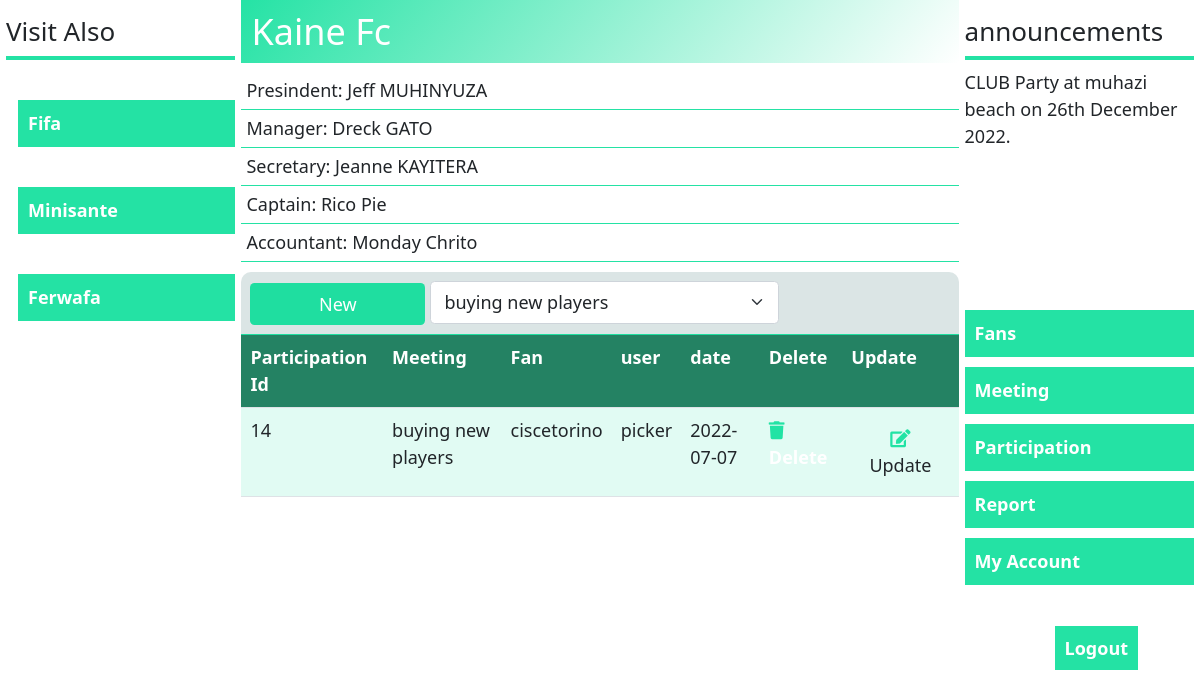
/paticipations.php (signed in), run on the app's committed database.
### tables this page shows
CREATE TABLE `participation` (
  `p_id` int(11) NOT NULL,
  `m_id` int(11) DEFAULT NULL,
  `f_id` int(11) DEFAULT NULL,
  `user_id` int(11) DEFAULT NULL,
  `date` date DEFAULT NULL
);

CREATE TABLE `meetings` (
  `m_id` int(11) NOT NULL,
  `purpose` text DEFAULT NULL,
  `location` varchar(255) DEFAULT NULL
);

CREATE TABLE `fans` (
  `f_id` int(11) NOT NULL,
  `f_name` varchar(255) DEFAULT NULL,
  `l_name` varchar(255) DEFAULT NULL,
  `age` int(11) DEFAULT NULL,
  `sex` varchar(255) DEFAULT NULL,
  `telephone` int(10) UNSIGNED ZEROFILL DEFAULT NULL
);

CREATE TABLE `users` (
  `user_id` int(11) NOT NULL,
  `u_name` varchar(255) DEFAULT NULL,
  `u_password` varchar(255) DEFAULT NULL
);

### paticipations.php (the view, shortened to what this page needs)
<?php
include('connection.php');
?>
<!DOCTYPE html>
<html lang="en">
<head>
    <link rel="stylesheet" href="bootstrap-5.0.2\bootstrap-5.0.2\dist\css\bootstrap.css">
   <link rel="stylesheet" href="mydesign.css">
   <link rel="stylesheet" href="fontawesome\font\css\all.min.css">
</head>
<body>
   <div class='flex-box'>
<div  class="flex-box-item left">
<div class='visit'>
<h2 class='hd-visit'>Visit Also</h2>
<ul>
    <li><a href="http://www.fifa.com">Fifa</a></li>
    <li><a href="http://www.Minisante.com">Minisante</a></li>
    <li><a href="http://www.Ferwafa.com">Ferwafa</a></li>
</ul>
</div>
</div>
<div  class="flex-box-item middle">
<h2 class='hd'>Kaine Fc</h2>
<div class="staff">
<div class='rows'>
    <span>Presindent: </span><span> Jeff MUHINYUZA</span>
</div>
<div class='rows'>
    <span>Manager: </span><span> Dreck GATO</span>
</div>
<div class='rows'>
    <span>Secretary: </span><span> Jeanne KAYITERA</span>
</div>
<div class='rows'>
    <span>Captain: </span><span> Rico Pie</span>
</div>
<div class='rows'>
    <span>Accountant: </span><span> Monday Chrito</span>
</div>
</div>
<div class="contents">
<div class='table-wrapper'>
<div class='table-hd p-2'>
    <button type='button' class= 'd-inline bg-green w-25 btn color-w' data-bs-target='#mymodal' data-bs-toggle='modal'>New</button>
    <select name="m_id" id="m_id" required class='form-select d-inline w-50' >
                            <?php
                            $result=mysqli_query($conn,"SELECT * from meetings");
                            while($row=mysqli_fetch_array($result)){
                                ?>
  <option value="<?php echo $row['m_id'] ?>"><?php echo $row['purpose'] ?></option>
                                <?php
                            }
                             ?>
                          </select>
</div>
<table class='table'>
	<tr class='hd-tr'>
          <th>Participation Id</th>
          <th>Meeting</th>
          <th>Fan</th>
          <th>user</th>
          <th>date</th>
          <th>Delete</th>
          <th>Update</th>
    </tr>
    <?php
    $result=mysqli_query($conn,"SELECT * from((participation INNER JOIN meetings on participation.m_id=meetings.m_id) INNER JOIN fans on participation.f_id=fans.f_id)");
   while($row=mysqli_fetch_array($result)){
    ?>
    <tr>
    <td><?php echo $row['p_id'] ?></td>
    <td><?php echo $row['purpose'] ?></td>
    <td><?php echo $row['f_name']."".$row['l_name'] ?></td>
    <td>
        <?php
         $user_id=$row['user_id'] ;
         $user_info=mysqli_fetch_array(mysqli_query($conn,"SELECT * from users where user_id='$user_id'"));
         echo $user_info['u_name'];
        ?>
    </td>
    <td><?php echo $row['date'] ?></td>
    <td><a class='delete' href="delete.php?p_id=<?php echo $row['p_id'] ?>" class='btn color-green'><i class='fa fa-trash color-g'></i> Delete</a></td>
    <td><a  href="update.php?p_id=<?php echo $row['p_id'] ?>" class='btn color-green'><i class='fa fa-edit color-g'></i> Update</a></td>
    </tr>
    <?php
}
?>
</table>
</div>
</div>
</div>
<div class="flex-box-item right">
    <div class="announcements">
        <h2 class='hd-an'>announcements</h2>
<p>CLUB Party at muhazi beach on 26th December 2022.</p>
    </div>
    <div class="navs">
        <a href="fans.php" class="navs-item">Fans</a>
        <a href="meeting.php" class="navs-item">Meeting</a>
        <a href="paticipations.php" class="navs-item">Participation</a>
        <a href="report.php" class="navs-item">Report</a>
         <a href="users.php" class="navs-item">My Account</a>
    </div>
    <a href="logout.php?logout" class="logout">Logout</a>
</div>
   </div>
</body>
</html>

### mydesign.css (style rules this page uses)
* { font-size:18px; }
.flex-box { display:flex; }
.flex-box-item.left,.flex-box-item.right { width:300px; height:657px; padding:6px; }
.flex-box-item.middle { width:900px; height:657px; }
.hd { background:yellow; padding:10px; color:white; background: linear-gradient(310deg,transparent,rgb(1 222 150 / 86%)); }
.hd-visit,.hd-an { font-size:26px; line-height: 50px; border-bottom: 4px solid rgb(1 222 150 / 86%); }
i { transition: all 0.2s ease-in; }
.btn { transition: all 0.2s ease-in; }
.fa { transition: all 0.2s ease-in; }
ul { list-style-type: none; margin-left: -24px; }
ul li { background: rgb(1 222 150 / 86%); padding:10px; margin-top: 40px; width:217px; }
a { text-decoration: none; color:white; font-weight: bolder; }
.rows { padding:5px; border-bottom: 1px solid rgb(1 222 150 / 86%); }
.navs { display: flex; flex-direction: column; margin-top: 150px; }
.navs a { color:white; background: rgb(1 222 150 / 86%); margin-top:10px; padding:10px; }
.logout { padding:10px; position: relative; top:50px; margin-left: 90px; background: rgb(1 222 150 / 86%); }
.bg-green { background: rgb(1 222 150 / 86%); }
.color-w { color:white; }
.color-g { color:rgb(1 222 150 / 86%);; }
.contents { margin-top:10px; height: 380px; overflow-y: auto; }
.table-hd { border-bottom:1px solid rgb(1 222 150 / 86%); background-color: rgba(213, 225, 225, 0.86); border-radius: 10px 10px 0px 0px; }
.hd-tr { background-color:rgba(1, 110, 74, 0.86); color:white; font-weight: bolder; border-radius: 10px 10px 0px 0px; }
tr:nth-child(even) { background:rgba(220, 251, 241, 0.86); }

### data on the page
participation: p_id "14", m.purpose "buying new players", f.f_name "cisce", f.l_name "torino", user.u_name "picker", date "2022-07-07"

### other printed values
form field m_id "buying new players"
